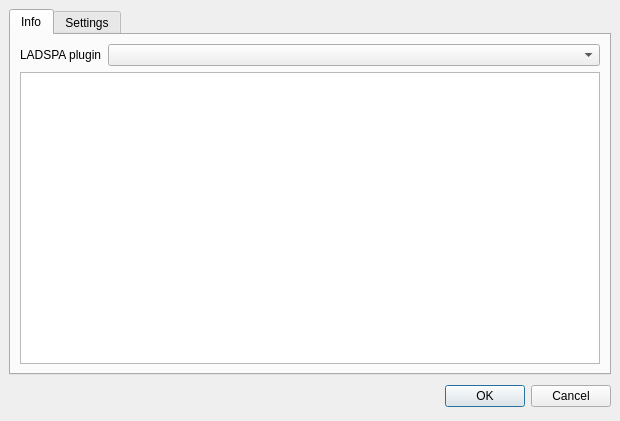
<?xml version="1.0" encoding="UTF-8"?>
<ui version="4.0">
 <class>ZLADSPADialog</class>
 <widget class="QDialog" name="ZLADSPADialog">
  <property name="geometry">
   <rect>
    <x>0</x>
    <y>0</y>
    <width>620</width>
    <height>421</height>
   </rect>
  </property>
  <property name="contextMenuPolicy">
   <enum>Qt::NoContextMenu</enum>
  </property>
  <property name="windowTitle">
   <string>LADSPA effect plugin properties</string>
  </property>
  <property name="windowIcon">
   <iconset>
    <normaloff>.</normaloff>.</iconset>
  </property>
  <property name="modal">
   <bool>true</bool>
  </property>
  <layout class="QVBoxLayout">
   <property name="spacing">
    <number>6</number>
   </property>
   <property name="leftMargin">
    <number>9</number>
   </property>
   <property name="topMargin">
    <number>9</number>
   </property>
   <property name="rightMargin">
    <number>9</number>
   </property>
   <property name="bottomMargin">
    <number>9</number>
   </property>
   <item>
    <widget class="QTabWidget" name="tabWidget">
     <property name="currentIndex">
      <number>0</number>
     </property>
     <widget class="QWidget" name="alTabInfo">
      <attribute name="title">
       <string>Info</string>
      </attribute>
      <layout class="QGridLayout">
       <property name="leftMargin">
        <number>9</number>
       </property>
       <property name="topMargin">
        <number>9</number>
       </property>
       <property name="rightMargin">
        <number>9</number>
       </property>
       <property name="bottomMargin">
        <number>9</number>
       </property>
       <property name="spacing">
        <number>6</number>
       </property>
       <item row="1" column="0">
        <widget class="QTextEdit" name="alPluginInfo">
         <property name="lineWrapMode">
          <enum>QTextEdit::NoWrap</enum>
         </property>
        </widget>
       </item>
       <item row="0" column="0">
        <layout class="QHBoxLayout">
         <property name="spacing">
          <number>6</number>
         </property>
         <property name="leftMargin">
          <number>0</number>
         </property>
         <property name="topMargin">
          <number>0</number>
         </property>
         <property name="rightMargin">
          <number>0</number>
         </property>
         <property name="bottomMargin">
          <number>0</number>
         </property>
         <item>
          <widget class="QLabel" name="label_5">
           <property name="text">
            <string>LADSPA plugin</string>
           </property>
           <property name="buddy">
            <cstring>alPlugin</cstring>
           </property>
          </widget>
         </item>
         <item>
          <widget class="QComboBox" name="alPlugin">
           <property name="sizePolicy">
            <sizepolicy hsizetype="Expanding" vsizetype="Fixed">
             <horstretch>0</horstretch>
             <verstretch>0</verstretch>
            </sizepolicy>
           </property>
          </widget>
         </item>
        </layout>
       </item>
      </layout>
     </widget>
     <widget class="QWidget" name="alTabSettings">
      <attribute name="title">
       <string>Settings</string>
      </attribute>
      <layout class="QGridLayout">
       <property name="leftMargin">
        <number>9</number>
       </property>
       <property name="topMargin">
        <number>9</number>
       </property>
       <property name="rightMargin">
        <number>9</number>
       </property>
       <property name="bottomMargin">
        <number>9</number>
       </property>
       <property name="spacing">
        <number>6</number>
       </property>
      </layout>
     </widget>
    </widget>
   </item>
   <item>
    <layout class="QHBoxLayout">
     <property name="spacing">
      <number>6</number>
     </property>
     <property name="leftMargin">
      <number>0</number>
     </property>
     <property name="topMargin">
      <number>0</number>
     </property>
     <property name="rightMargin">
      <number>0</number>
     </property>
     <property name="bottomMargin">
      <number>0</number>
     </property>
     <item>
      <spacer>
       <property name="orientation">
        <enum>Qt::Horizontal</enum>
       </property>
       <property name="sizeHint" stdset="0">
        <size>
         <width>131</width>
         <height>31</height>
        </size>
       </property>
      </spacer>
     </item>
     <item>
      <widget class="QPushButton" name="okButton">
       <property name="text">
        <string>OK</string>
       </property>
      </widget>
     </item>
     <item>
      <widget class="QPushButton" name="cancelButton">
       <property name="text">
        <string>Cancel</string>
       </property>
      </widget>
     </item>
    </layout>
   </item>
  </layout>
 </widget>
 <layoutdefault spacing="6" margin="9"/>
 <tabstops>
  <tabstop>alPlugin</tabstop>
  <tabstop>alPluginInfo</tabstop>
  <tabstop>okButton</tabstop>
  <tabstop>cancelButton</tabstop>
  <tabstop>tabWidget</tabstop>
 </tabstops>
 <resources/>
 <connections>
  <connection>
   <sender>okButton</sender>
   <signal>clicked()</signal>
   <receiver>ZLADSPADialog</receiver>
   <slot>accept()</slot>
   <hints>
    <hint type="sourcelabel">
     <x>406</x>
     <y>392</y>
    </hint>
    <hint type="destinationlabel">
     <x>96</x>
     <y>118</y>
    </hint>
   </hints>
  </connection>
  <connection>
   <sender>cancelButton</sender>
   <signal>clicked()</signal>
   <receiver>ZLADSPADialog</receiver>
   <slot>reject()</slot>
   <hints>
    <hint type="sourcelabel">
     <x>499</x>
     <y>392</y>
    </hint>
    <hint type="destinationlabel">
     <x>179</x>
     <y>118</y>
    </hint>
   </hints>
  </connection>
 </connections>
</ui>
